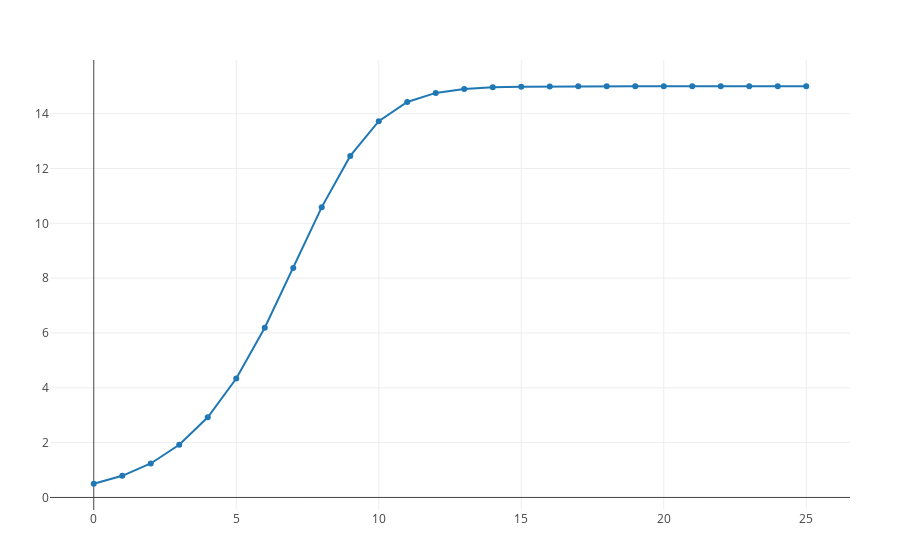

Source (notebook cell):
### Code cell
using PlotlyJS,IJulia 
P = IJulia.readprompt("P0= ")
P = parse(Float64, P)
tstop = IJulia.readprompt("Timpul final = ")
tstop = parse(Int64,tstop)
r = IJulia.readprompt("r = ")
r = parse(Float64,r)
K = IJulia.readprompt("K = ")
K = parse(Float64,K)
vals=[P]
for t in 1:tstop
    P=(1+r*(1-P/K))*P
    append!(vals,P)
end
trace=scatter(x=collect(0:tstop),y=vals, mode="lines+markers", name="Nr. de indivizi")
plot([trace],Layout(legend_title_text="Populație"))

### Figure 1 — Plotly figure (JSON) as saved in the notebook; plotly's stock layout.template omitted (floating-point values rounded to 4 significant figures)
{"data": [{"mode": "lines+markers", "name": "Nr. de indivizi", "type": "scatter", "x": [0, 1, 2, 3, 4, 5, 6, 7, 8, 9, 10, 11, 12, 13, 14, 15, 16, 17, 18, 19, 20, 21, 22, 23, 24, 25], "y": [0.5, 0.79, 1.239, 1.921, 2.926, 4.339, 6.19, 8.371, 10.59, 12.46, 13.73, 14.42, 14.76, 14.9, 14.96, 14.98, 14.99, 15.0, 15.0, 15.0, 15.0, 15.0, 15.0, 15.0, 15.0, 15.0]}], "layout": {"autosize": true, "legend": {"title": {"text": "Populație"}}, "margin": {"b": 50, "l": 50, "r": 50, "t": 60}, "xaxis": {"autorange": true, "range": [-1.475, 26.47], "type": "linear"}, "yaxis": {"autorange": true, "range": [-0.4814, 15.98], "type": "linear"}}}
